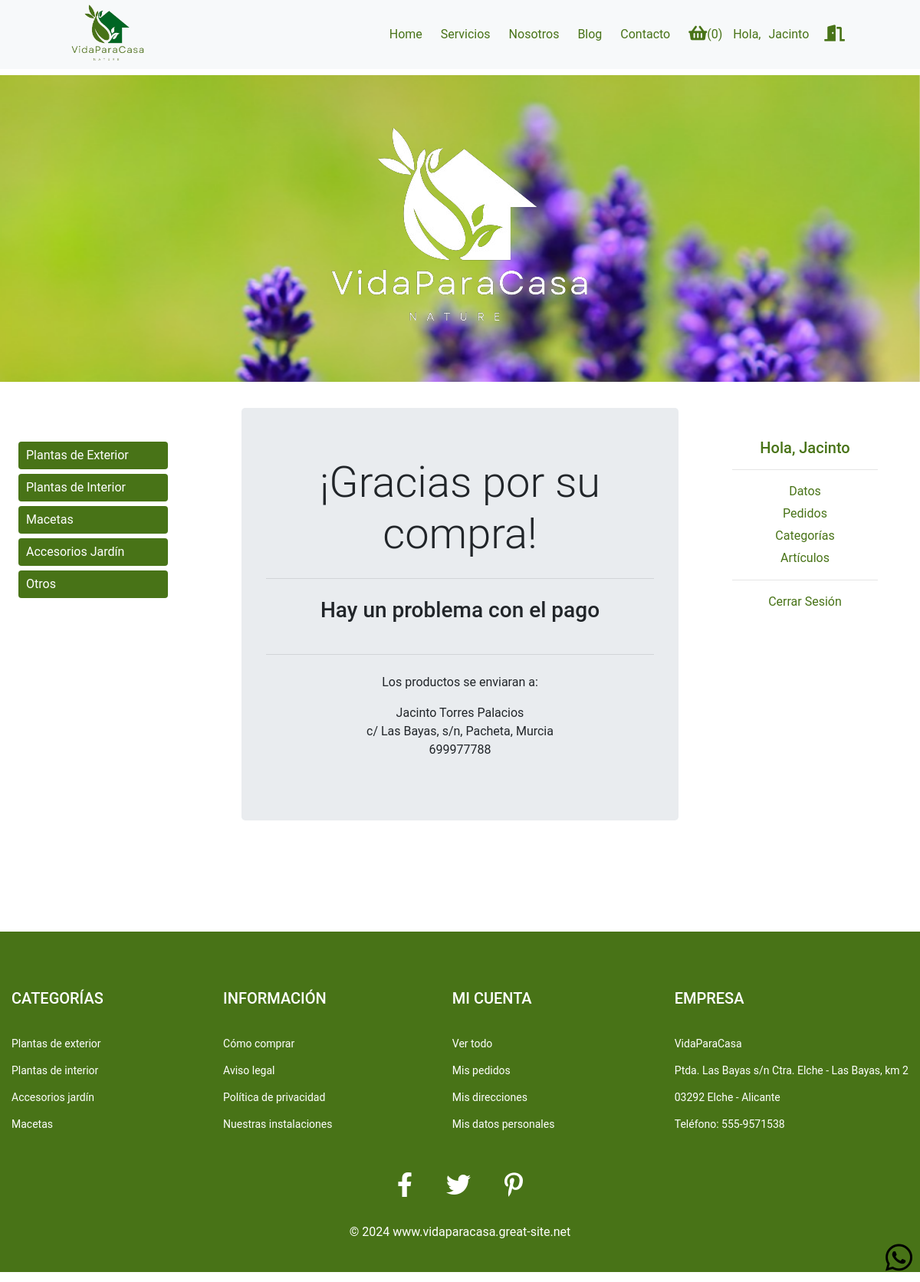
The page /tienda/verificado.php (signed in) on the database its author committed.
### tables this page shows
CREATE TABLE `usuarios` (
  `dni` varchar(9) NOT NULL,
  `nombre` varchar(30) NOT NULL,
  `apellidos` varchar(60) NOT NULL,
  `direccion` varchar(50) NOT NULL,
  `localidad` varchar(30) NOT NULL,
  `provincia` varchar(30) NOT NULL,
  `telefono` varchar(9) NOT NULL,
  `email` varchar(30) NOT NULL,
  `rol` varchar(20) NOT NULL DEFAULT 'usuario',
  `clave_usuario` varchar(255) NOT NULL,
  `activo` tinyint(1) NOT NULL DEFAULT 1
);

### tienda/verificado.php (the view, shortened to what this page needs)
<?php
    require_once ("templates/cabecera.php");
    $con = conectar_pdo();
    if (isset($_SESSION['dni'])) {
        $dni= $_SESSION['dni'];
    }
    $sentencia=$con->prepare("SELECT * FROM usuarios WHERE dni= :dni");
    $sentencia->bindParam(":dni",$dni);
    $sentencia->execute();
    $usuario = $sentencia->fetch(PDO::FETCH_ASSOC);
?>
<?php
    if(isset($_POST['idPedido']) && ($_POST['total']) && ($_POST['claveTransaccion'])) {
        $idPedido=$_POST['idPedido'];
        $total=$_POST['total'];
        $SID=$_POST['claveTransaccion'];
        $mensajePago="<h3>Pago aprobado por importe de: ".$total. " €</h3>";
        $sentencia=$con->prepare("UPDATE `pedidos`
                SET `estado` = 'aprobado'
                WHERE `pedidos`.`idPedido` = :idPedido;");
        $sentencia->bindParam(":idPedido",$idPedido);
        $sentencia->execute();
        $sentencia=$con->prepare("UPDATE `pedidos` SET `estado`= 'Pago confirmado'
                WHERE `claveTransaccion`= :claveTransaccion
                AND `total`=:total
                AND `idPedido`=:idPedido");
        $sentencia->bindParam(":claveTransaccion",$SID);
        $sentencia->bindParam(":total",$total);
        $sentencia->bindParam(":idPedido",$idPedido);
        $sentencia->execute();
        $completado=$sentencia->rowCount();
        if($completado){
            unset($_SESSION['CARRITO']);
        }
    }else{
        $mensajePago="<h3>Hay un problema con el pago</h3>";
    }
?>
<div class="row mt-4">
    <div class="col">
        <div class="jumbotron text-center">
            <h1 class="display-4">¡Gracias por su compra!</h1>
            <hr class="my-4">
            <p class="lead"><?php echo $mensajePago; ?></p>
            <hr class="my-4">
            <p>Los productos se enviaran a: </p>
            <ul style="list-style-type: none;">
                <li><?php echo $usuario['nombre']. " " . $usuario['apellidos']; ?></li>
                <li><?php echo $usuario['direccion']. ", " . $usuario['localidad']. ", " . $usuario['provincia']; ?></li>
                <li><?php echo $usuario['telefono']; ?></li>
            </ul>
        </div>
    </div>
</div>
<?php
    include "templates/pie.php";
 ?>

### tienda/style.css (style rules this page uses)
:root { --estado-buda: 0.4s; --cada-item: 28px; --cantidad-items: 0; }
* { margin: 0px; padding: 0px; font-family: "Roboto", Arial, Tahoma, sans-serif; }
body { text-align: center; padding-top: 90px; }

### rows shown on the page
usuarios: nombre "Jacinto", apellidos "Torres Palacios", direccion "c/ Las Bayas, s/n", localidad "Pacheta", provincia "Murcia", telefono "699977788"

### other values the page prints
$totalCantidad "0"
$nombreUsu "Jacinto"
$datos "Datos"
$pedidos "Pedidos"
